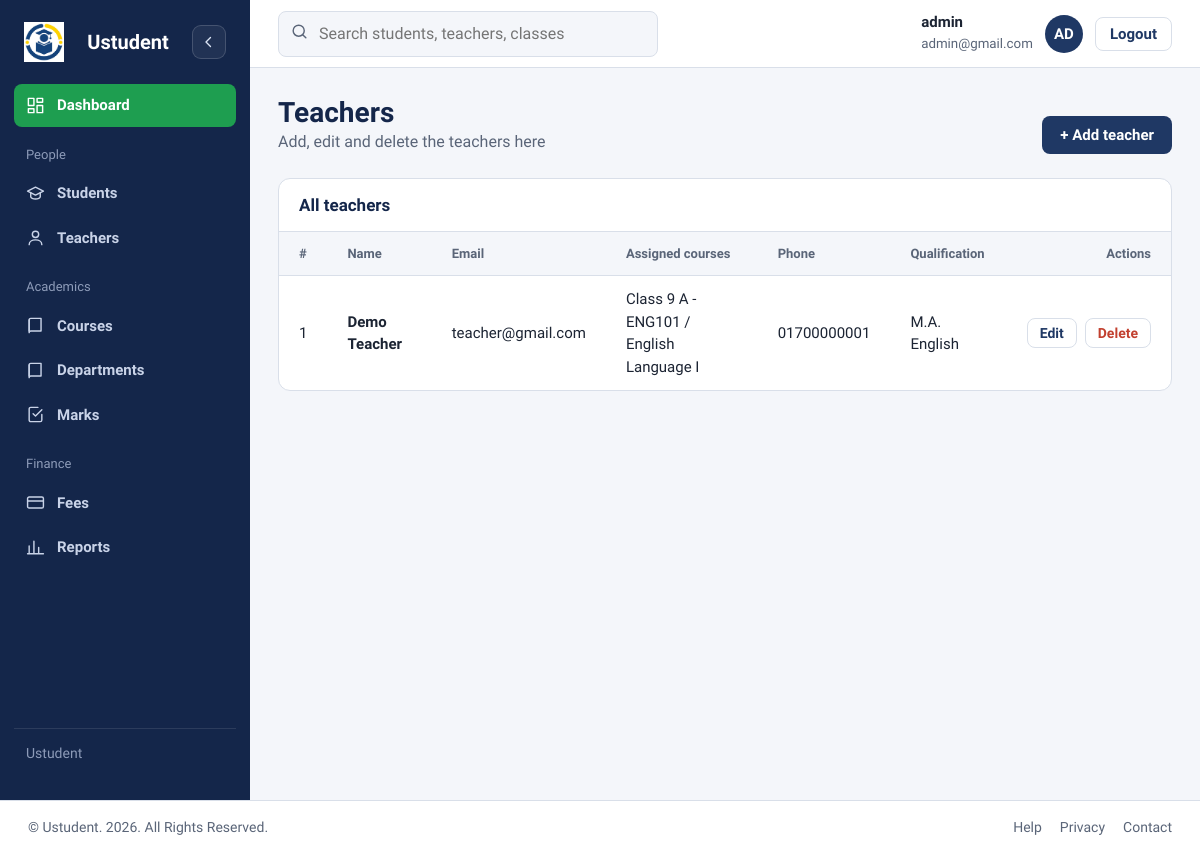
The page /admin/teacher.php (signed in) on the database its author committed.
### tables this page shows
CREATE TABLE `teachers` (
  `id` int UNSIGNED NOT NULL,
  `user_id` int UNSIGNED NOT NULL,
  `name` varchar(100) NOT NULL,
  `email` varchar(100) NOT NULL,
  `phone` varchar(15) DEFAULT NULL,
  `qualification` varchar(150) DEFAULT NULL,
  `created_at` timestamp NULL DEFAULT CURRENT_TIMESTAMP
);

### admin/teacher.php (the view, shortened to what this page needs)
<?php
include '../database/dbconfig.php';
$result = $conn->query(
    "SELECT t.*,
            (SELECT GROUP_CONCAT(DISTINCT CONCAT(c.class_name, ' ', c.section, ' - ',
                                                 co.course_name, ' / ', s.subject_name)
                                 ORDER BY c.class_name, c.section, s.subject_name SEPARATOR ', ')
               FROM teacher_subjects ts
               JOIN classes c ON c.id = ts.class_id
               JOIN courses co ON co.id = c.course_id
               JOIN subjects s ON s.id = ts.subject_id
              WHERE ts.teacher_id = t.id) AS assigned_courses
       FROM teachers t
      ORDER BY t.id ASC"
);
?>
<!DOCTYPE html>
<html lang="en">
<head>
<?php include '../includes/admin_dashboard_css.php'; ?>
<link rel="stylesheet" href="../assets/css/courses.css">
<link rel="stylesheet" href="../assets/css/admin_student.css">
</head>
<body>
<div class="app">
    <?php include '../includes/sidebar.php'; ?>
    <div class="main">
        <?php include '../includes/topbar.php'; ?>
        <main class="content">
            <div class="head">
                <div>
                    <h1>Teachers</h1>
                    <p>Add, edit and delete the teachers here</p>
                </div>
                <a href="teacher.php?action=add" class="btn">+ Add teacher</a>
            </div>
            <section class="card">
                <h2>All teachers</h2>
                <table>
                    <thead>
                        <tr>
                            <th>#</th>
                            <th>Name</th>
                            <th>Email</th>
                            <th>Assigned courses</th>
                            <th>Phone</th>
                            <th>Qualification</th>
                            <th class="num">Actions</th>
                        </tr>
                    </thead>
                    <tbody>
                    <?php if ($result && $result->num_rows > 0) { ?>
                        <?php while ($row = $result->fetch_assoc()) { ?>
                            <tr>
                                <td><?php echo $row['id']; ?></td>
                                <td><b><?php echo htmlspecialchars($row['name'], ENT_QUOTES, 'UTF-8'); ?></b></td>
                                <td><?php echo htmlspecialchars($row['email'], ENT_QUOTES, 'UTF-8'); ?></td>
                                <td><?php echo htmlspecialchars($row['assigned_courses'] ?? 'Not assigned', ENT_QUOTES, 'UTF-8'); ?></td>
                                <td class="phone"><?php echo htmlspecialchars($row['phone'] ?? '', ENT_QUOTES, 'UTF-8'); ?></td>
                                <td><?php echo htmlspecialchars($row['qualification'] ?? '', ENT_QUOTES, 'UTF-8'); ?></td>
                                <td>
                                    <div class="row-actions">
                                        <a class="small-btn" href="teacher.php?action=edit&id=<?php echo $row['id']; ?>">Edit</a>
                                        <form method="post" onsubmit="return confirm('Delete this teacher?');">
                                            <button type="submit" name="delete_teacher" class="small-btn danger">Delete</button>
                                        </form>
                                    </div>
                                </td>
                            </tr>
                        <?php } ?>
                    <?php } else { ?>
                        <tr>
                            <td colspan="7" class="empty">No teachers found.</td>
                        </tr>
                    <?php } ?>
                    </tbody>
                </table>
            </section>
        </main>
    </div>
</div>
<?php include '../includes/footer.php'; ?>
</body>
</html>

### assets/css/admin_dashboard.css (style rules this page uses)
.content { padding:28px;max-width:1200px;width:100% }
.head { display:flex;justify-content:space-between;align-items:flex-end;gap:16px;flex-wrap:wrap;margin-bottom:24px }
.head h1 { font-size:28px }
.head p { color:var(--muted);margin:0 }
.card { background:var(--white);border:1px solid var(--line);border-radius:12px;overflow:hidden }
.card > h2 { font-size:17px;padding:16px 20px;border-bottom:1px solid var(--line);display:flex;justify-content:space-between;align-items:center }
table { width:100%;border-collapse:collapse }
th,td { padding:12px 20px;text-align:left;border-bottom:1px solid var(--line);font-size:15px }
tr:last-child td { border-bottom:0 }
th { font-size:13px;color:var(--muted);font-weight:600;background:var(--paper) }
.num { text-align:right }
:root { --navy:#1f3864; --navy-deep:#14264a; --green:#1e9e50; --green-soft:#e4f4ea; --gold:#d8b32a; --gold-soft:#fbf3d3; --red:#c2402f; --red-soft:#fbe6e2; --blue-soft:#e6edf8; --ink:#1c2433; --muted:#5a6578; --line:#d9dfe9; --paper:#f4f6fa; --white:#fff; --head:"Bricolage Grotesque","Segoe UI",Arial,sans-serif; --body:"Source Sans 3","Segoe UI",Arial,sans-serif; }
* { box-sizing:border-box }
body { margin:0;font:400 16px/1.5 var(--body);color:var(--ink);background:var(--paper) }
h1,h2,h3 { font-family:var(--head);margin:0;line-height:1.2;color:var(--navy-deep) }
a { color:inherit;text-decoration:none }
.app { display:grid;grid-template-columns:250px minmax(0,1fr);min-height:100vh;transition:grid-template-columns .22s ease }
.main { min-width:0;display:flex;flex-direction:column;min-height:100vh }
.main > .content { flex:1 }
.btn { display:inline-block;background:var(--navy);color:var(--white);padding:10px 18px;border-radius:8px;border:0;cursor:pointer;font:600 15px var(--body) }

### assets/css/courses.css (style rules this page uses)
.row-actions { display:flex;gap:8px;justify-content:flex-end }
.row-actions form { margin:0 }
.small-btn { border:1.5px solid var(--line);background:var(--white);border-radius:8px;padding:6px 12px;font:600 14px var(--body);cursor:pointer;color:var(--navy) }
.small-btn.danger { color:var(--red) }

### assets/css/admin_student.css (style rules this page uses)
.phone { font-variant-numeric:tabular-nums }

### rows shown on the page
teachers: id "1", name "Demo Teacher", email "teacher@gmail.com", assigned_courses "Class 9 A - ENG101 / English Language I", phone "01700000001", qualification "M.A. English"

### other values the page prints
$_SESSION['name'] "admin"
$_SESSION['email'] "admin@gmail.com"
substr($_SESSION['name'], 0,2) "AD"
